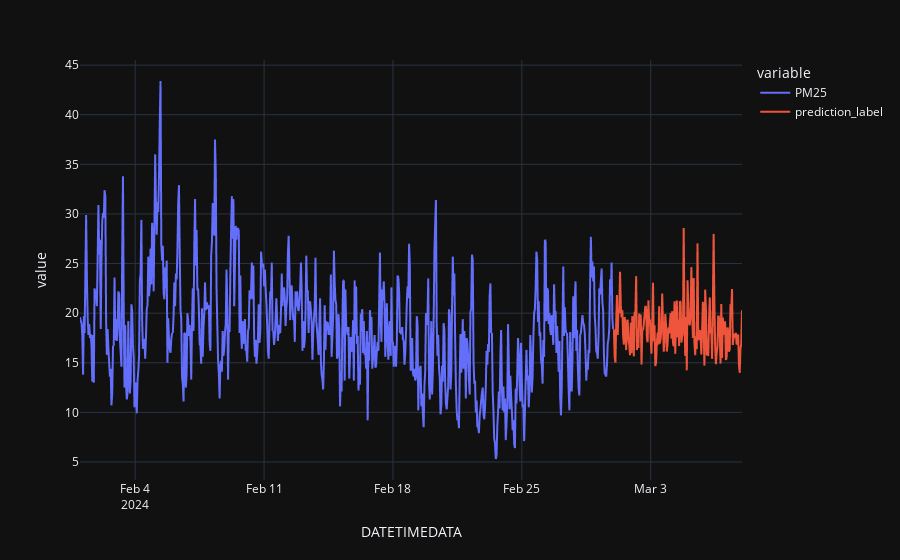

Here is the notebook cell this chart was saved with:
### Code cell
concat_df = pd.concat([data,predictions_future], axis=0)
fig = px.line(concat_df, x=concat_df.index, y=["PM25", "prediction_label"], template = 'plotly_dark')
fig.show()

### Figure 1 — Plotly figure (JSON) as saved in the notebook; plotly's stock layout.template omitted (floating-point values rounded to 4 significant figures; data arrays with more than 128 entries replaced by an {"elided": "..."} marker saying what was removed)
{"data": [{"hovertemplate": "variable=PM25<br>DATETIMEDATA=%{x}<br>value=%{y}<extra></extra>", "legendgroup": "PM25", "line": {"color": "#636efa", "dash": "solid"}, "marker": {"symbol": "circle"}, "mode": "lines", "name": "PM25", "showlegend": true, "type": "scattergl", "x": {"elided": "864 str values"}, "xaxis": "x", "y": {"elided": "864 float values"}, "yaxis": "y"}, {"hovertemplate": "variable=prediction_label<br>DATETIMEDATA=%{x}<br>value=%{y}<extra></extra>", "legendgroup": "prediction_label", "line": {"color": "#EF553B", "dash": "solid"}, "marker": {"symbol": "circle"}, "mode": "lines", "name": "prediction_label", "showlegend": true, "type": "scattergl", "x": {"elided": "864 str values"}, "xaxis": "x", "y": {"elided": "864 float values"}, "yaxis": "y"}], "layout": {"legend": {"title": {"text": "variable"}, "tracegroupgap": 0}, "margin": {"t": 60}, "xaxis": {"anchor": "y", "domain": [0, 1], "title": {"text": "DATETIMEDATA"}}, "yaxis": {"anchor": "x", "domain": [0, 1], "title": {"text": "value"}}}}
